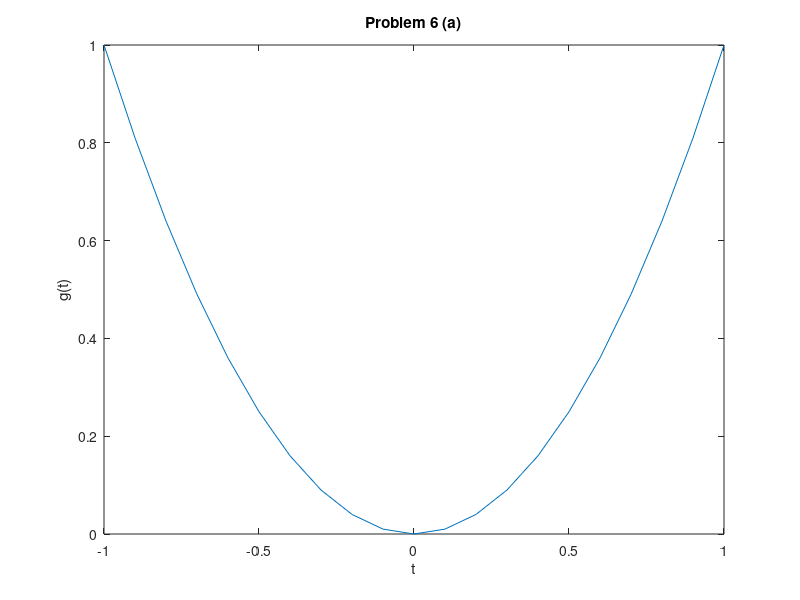
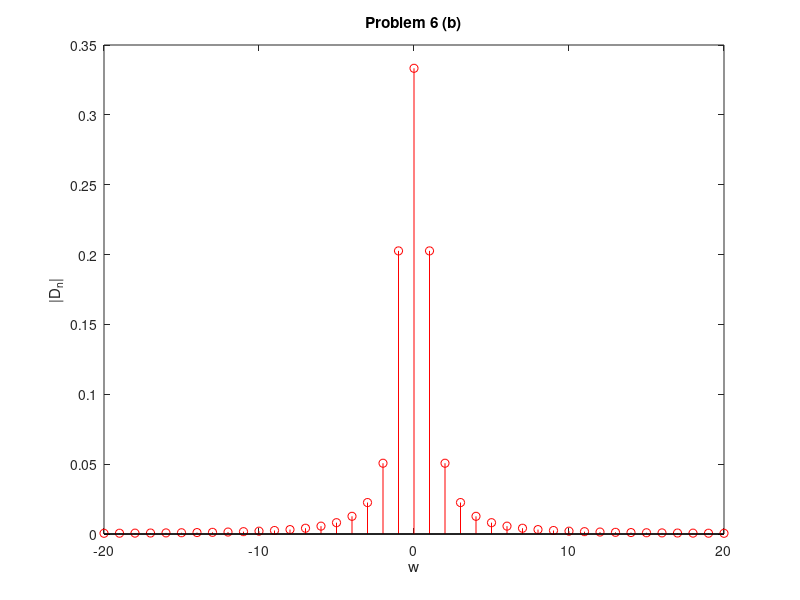
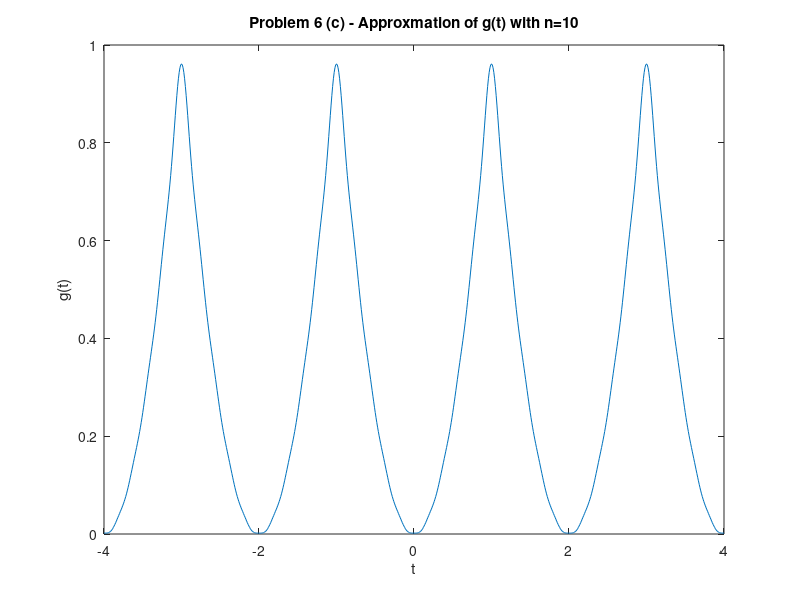
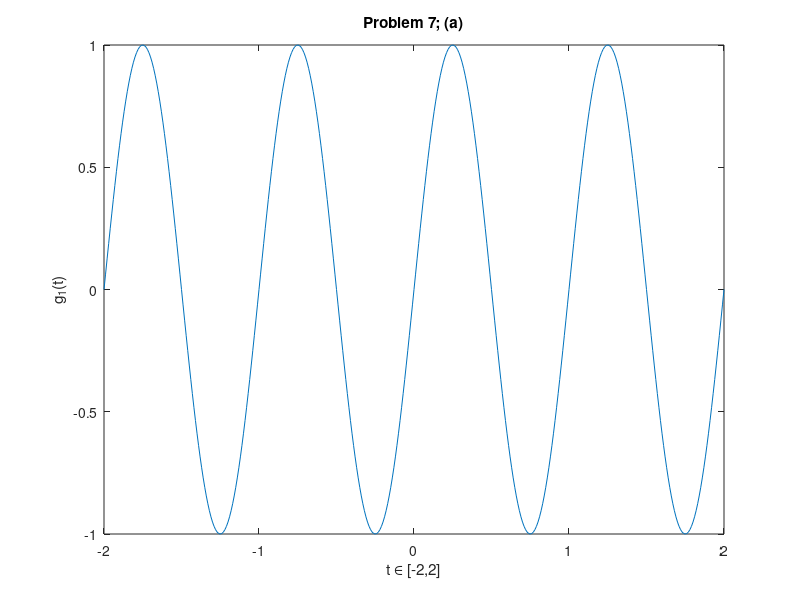

The MATLAB source for these figures, in order:
clear all
close all
clc
% part A
figure;
t = -1:0.1:1;
g = t.^2;
plot(t, g);
xlabel("t");
ylabel("g(t)");
title("Problem 6 (a)")
% part B
figure;
n=-20:1:20;
D_n = ((2*(-1)^2)./(pi^2*n.^2));
x = -20:1:20;
stem(x, D_n, 'red');
hold on
D_0 = 1/3;
stem(0, D_0, 'red');
title("Problem 6 (b)")
xlabel("w");
ylabel("|D_n|");
% part C
figure;
gfourier = [];
x=-4:0.01:4;
for t = x
    g = 0;
    for n = 1:10
        Dn = (2*(-1)^n)/(pi^2*n^2);
        g = g + (Dn)*(exp(-j*n*t*pi) + exp(j*n*t*pi));
    end
    g = g + (1/3);
    gfourier = [gfourier; g];
end

plot(x, gfourier);
title("Problem 6 (c) - Approxmation of g(t) with n=10");
xlabel("t");
ylabel("g(t)");
% problem 7 part (a)
figure;
t = -2:0.01:2;
g1 = sin(2*pi.*t);
g2 = sin(2*pi.*t).*exp(-t);
g3 = sin(2*pi.*t) + 2.*sin(4*pi.*t) + 3.*sin(6*pi.*t);
plot(t, g1);
title("Problem 7; (a)");
xlabel("t ∈ [-2,2]");
ylabel("g_1(t)");
figure
plot(t, g2);
title("Problem 7; (b)");
xlabel("t ∈ [-2,2]");
ylabel("g_2(t)");
figure
plot(t, g3);
title("Problem 7; (c)");
xlabel("t ∈ [-2,2]");
ylabel("g_3(t)");
